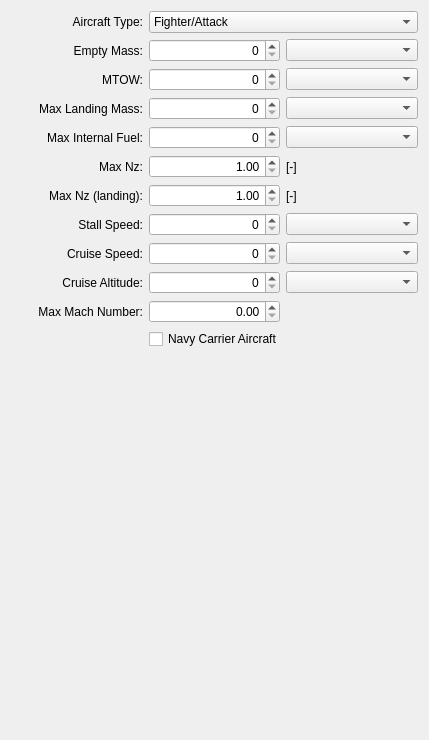
              <widget class="QWidget" name="scrollAreaWidgetContents_2">
               <property name="geometry">
                <rect>
                 <x>0</x>
                 <y>0</y>
                 <width>429</width>
                 <height>740</height>
                </rect>
               </property>
               <layout class="QGridLayout" name="gridLayout_3">
                <item row="1" column="2">
                 <widget class="ComboUnitsMass" name="comboBoxMassEmpty"/>
                </item>
                <item row="6" column="0">
                 <widget class="QLabel" name="labelMaxNzLand">
                  <property name="toolTip">
                   <string>maximum allowed Nz (landing)</string>
                  </property>
                  <property name="text">
                   <string>Max Nz (landing):</string>
                  </property>
                  <property name="alignment">
                   <set>Qt::AlignRight|Qt::AlignTrailing|Qt::AlignVCenter</set>
                  </property>
                  <property name="buddy">
                   <cstring>spinBoxMaxNzLand</cstring>
                  </property>
                 </widget>
                </item>
                <item row="2" column="1">
                 <widget class="QDoubleSpinBox" name="spinBoxMTOW">
                  <property name="toolTip">
                   <string>maximum take-off mass</string>
                  </property>
                  <property name="alignment">
                   <set>Qt::AlignRight|Qt::AlignTrailing|Qt::AlignVCenter</set>
                  </property>
                  <property name="decimals">
                   <number>0</number>
                  </property>
                  <property name="maximum">
                   <double>1000000.000000000000000</double>
                  </property>
                 </widget>
                </item>
                <item row="1" column="1">
                 <widget class="QDoubleSpinBox" name="spinBoxMassEmpty">
                  <property name="toolTip">
                   <string>aircraft empty mass</string>
                  </property>
                  <property name="alignment">
                   <set>Qt::AlignRight|Qt::AlignTrailing|Qt::AlignVCenter</set>
                  </property>
                  <property name="decimals">
                   <number>0</number>
                  </property>
                  <property name="maximum">
                   <double>1000000.000000000000000</double>
                  </property>
                 </widget>
                </item>
                <item row="8" column="2">
                 <widget class="ComboUnitsSpeed" name="comboBoxCruiseV"/>
                </item>
                <item row="7" column="1">
                 <widget class="QDoubleSpinBox" name="spinBoxStallV">
                  <property name="toolTip">
                   <string>stall speed</string>
                  </property>
                  <property name="alignment">
                   <set>Qt::AlignRight|Qt::AlignTrailing|Qt::AlignVCenter</set>
                  </property>
                  <property name="decimals">
                   <number>0</number>
                  </property>
                  <property name="maximum">
                   <double>999.000000000000000</double>
                  </property>
                 </widget>
                </item>
                <item row="1" column="0">
                 <widget class="QLabel" name="labelMassEmpty">
                  <property name="toolTip">
                   <string>aircraft empty mass</string>
                  </property>
                  <property name="text">
                   <string>Empty Mass:</string>
                  </property>
                  <property name="alignment">
                   <set>Qt::AlignRight|Qt::AlignTrailing|Qt::AlignVCenter</set>
                  </property>
                  <property name="buddy">
                   <cstring>spinBoxMassEmpty</cstring>
                  </property>
                 </widget>
                </item>
                <item row="8" column="1">
                 <widget class="QDoubleSpinBox" name="spinBoxCruiseV">
                  <property name="toolTip">
                   <string>Cruise speed</string>
                  </property>
                  <property name="alignment">
                   <set>Qt::AlignRight|Qt::AlignTrailing|Qt::AlignVCenter</set>
                  </property>
                  <property name="decimals">
                   <number>0</number>
                  </property>
                  <property name="maximum">
                   <double>999.000000000000000</double>
                  </property>
                 </widget>
                </item>
                <item row="2" column="2">
                 <widget class="ComboUnitsMass" name="comboBoxMTOW"/>
                </item>
                <item row="9" column="2">
                 <widget class="ComboUnitsAltitude" name="comboBoxCruiseH"/>
                </item>
                <item row="8" column="0">
                 <widget class="QLabel" name="labelCruiseV">
                  <property name="toolTip">
                   <string>Cruise speed</string>
                  </property>
                  <property name="text">
                   <string>Cruise Speed:</string>
                  </property>
                  <property name="alignment">
                   <set>Qt::AlignRight|Qt::AlignTrailing|Qt::AlignVCenter</set>
                  </property>
                  <property name="buddy">
                   <cstring>spinBoxCruiseV</cstring>
                  </property>
                 </widget>
                </item>
                <item row="10" column="1">
                 <widget class="QDoubleSpinBox" name="spinBoxMachMax">
                  <property name="toolTip">
                   <string>maximum Mach number</string>
                  </property>
                  <property name="alignment">
                   <set>Qt::AlignRight|Qt::AlignTrailing|Qt::AlignVCenter</set>
                  </property>
                  <property name="maximum">
                   <double>9.990000000000000</double>
                  </property>
                 </widget>
                </item>
                <item row="2" column="0">
                 <widget class="QLabel" name="labelMTOW">
                  <property name="toolTip">
                   <string>maximum take-off mass</string>
                  </property>
                  <property name="text">
                   <string>MTOW:</string>
                  </property>
                  <property name="alignment">
                   <set>Qt::AlignRight|Qt::AlignTrailing|Qt::AlignVCenter</set>
                  </property>
                  <property name="buddy">
                   <cstring>spinBoxMTOW</cstring>
                  </property>
                 </widget>
                </item>
                <item row="9" column="1">
                 <widget class="QDoubleSpinBox" name="spinBoxCruiseH">
                  <property name="toolTip">
                   <string>Cruise altitude</string>
                  </property>
                  <property name="alignment">
                   <set>Qt::AlignRight|Qt::AlignTrailing|Qt::AlignVCenter</set>
                  </property>
                  <property name="decimals">
                   <number>0</number>
                  </property>
                  <property name="maximum">
                   <double>99999.000000000000000</double>
                  </property>
                 </widget>
                </item>
                <item row="3" column="1">
                 <widget class="QDoubleSpinBox" name="spinBoxMassMaxLand">
                  <property name="toolTip">
                   <string>maximum landing mass</string>
                  </property>
                  <property name="alignment">
                   <set>Qt::AlignRight|Qt::AlignTrailing|Qt::AlignVCenter</set>
                  </property>
                  <property name="decimals">
                   <number>0</number>
                  </property>
                  <property name="maximum">
                   <double>1000000.000000000000000</double>
                  </property>
                 </widget>
                </item>
                <item row="5" column="1">
                 <widget class="QDoubleSpinBox" name="spinBoxMaxNz">
                  <property name="toolTip">
                   <string>maximum allowed Nz</string>
                  </property>
                  <property name="alignment">
                   <set>Qt::AlignRight|Qt::AlignTrailing|Qt::AlignVCenter</set>
                  </property>
                  <property name="decimals">
                   <number>2</number>
                  </property>
                  <property name="minimum">
                   <double>1.000000000000000</double>
                  </property>
                  <property name="maximum">
                   <double>10.000000000000000</double>
                  </property>
                 </widget>
                </item>
                <item row="11" column="1" colspan="2">
                 <widget class="QCheckBox" name="checkBoxNavyAircraft">
                  <property name="toolTip">
                   <string>Navy Carrier Aircraft</string>
                  </property>
                  <property name="text">
                   <string>Navy Carrier Aircraft</string>
                  </property>
                 </widget>
                </item>
                <item row="5" column="2">
                 <widget class="QLabel" name="labelMaxNzUnit">
                  <property name="text">
                   <string>[-]</string>
                  </property>
                 </widget>
                </item>
                <item row="7" column="2">
                 <widget class="ComboUnitsSpeed" name="comboBoxStallV"/>
                </item>
                <item row="0" column="1" colspan="2">
                 <widget class="QComboBox" name="comboBoxAircraftType">
                  <property name="toolTip">
                   <string>aircraft type</string>
                  </property>
                  <item>
                   <property name="text">
                    <string>Fighter/Attack</string>
                   </property>
                  </item>
                  <item>
                   <property name="text">
                    <string>Cargo/Transport</string>
                   </property>
                  </item>
                  <item>
                   <property name="text">
                    <string>General Aviation</string>
                   </property>
                  </item>
                  <item>
                   <property name="text">
                    <string>Helicopter</string>
                   </property>
                  </item>
                 </widget>
                </item>
                <item row="12" column="1">
                 <spacer name="verticalSpacerGeneral">
                  <property name="orientation">
                   <enum>Qt::Vertical</enum>
                  </property>
                  <property name="sizeHint" stdset="0">
                   <size>
                    <width>20</width>
                    <height>405</height>
                   </size>
                  </property>
                 </spacer>
                </item>
                <item row="6" column="2">
                 <widget class="QLabel" name="labelMaxNzLandUnit">
                  <property name="text">
                   <string>[-]</string>
                  </property>
                 </widget>
                </item>
                <item row="5" column="0">
                 <widget class="QLabel" name="labelMaxNz">
                  <property name="toolTip">
                   <string>maximum allowed Nz</string>
                  </property>
                  <property name="text">
                   <string>Max Nz:</string>
                  </property>
                  <property name="alignment">
                   <set>Qt::AlignRight|Qt::AlignTrailing|Qt::AlignVCenter</set>
                  </property>
                  <property name="buddy">
                   <cstring>spinBoxMaxNz</cstring>
                  </property>
                 </widget>
                </item>
                <item row="9" column="0">
                 <widget class="QLabel" name="labelCruiseH">
                  <property name="toolTip">
                   <string>Cruise altitude</string>
                  </property>
                  <property name="text">
                   <string>Cruise Altitude:</string>
                  </property>
                  <property name="alignment">
                   <set>Qt::AlignRight|Qt::AlignTrailing|Qt::AlignVCenter</set>
                  </property>
                  <property name="buddy">
                   <cstring>spinBoxCruiseH</cstring>
                  </property>
                 </widget>
                </item>
                <item row="7" column="0">
                 <widget class="QLabel" name="labelStallV">
                  <property name="toolTip">
                   <string>stall speed</string>
                  </property>
                  <property name="text">
                   <string>Stall Speed:</string>
                  </property>
                  <property name="alignment">
                   <set>Qt::AlignRight|Qt::AlignTrailing|Qt::AlignVCenter</set>
                  </property>
                  <property name="buddy">
                   <cstring>spinBoxStallV</cstring>
                  </property>
                 </widget>
                </item>
                <item row="3" column="2">
                 <widget class="ComboUnitsMass" name="comboBoxMassMaxLand"/>
                </item>
                <item row="10" column="0">
                 <widget class="QLabel" name="labelMachMax">
                  <property name="toolTip">
                   <string>maximum Mach number</string>
                  </property>
                  <property name="text">
                   <string>Max Mach Number:</string>
                  </property>
                  <property name="alignment">
                   <set>Qt::AlignRight|Qt::AlignTrailing|Qt::AlignVCenter</set>
                  </property>
                  <property name="buddy">
                   <cstring>spinBoxMachMax</cstring>
                  </property>
                 </widget>
                </item>
                <item row="6" column="1">
                 <widget class="QDoubleSpinBox" name="spinBoxMaxNzLand">
                  <property name="toolTip">
                   <string>maximum allowed Nz (landing)</string>
                  </property>
                  <property name="alignment">
                   <set>Qt::AlignRight|Qt::AlignTrailing|Qt::AlignVCenter</set>
                  </property>
                  <property name="minimum">
                   <double>1.000000000000000</double>
                  </property>
                 </widget>
                </item>
                <item row="0" column="0">
                 <widget class="QLabel" name="labelAircraftType">
                  <property name="toolTip">
                   <string>aircraft type</string>
                  </property>
                  <property name="text">
                   <string>Aircraft Type:</string>
                  </property>
                  <property name="alignment">
                   <set>Qt::AlignRight|Qt::AlignTrailing|Qt::AlignVCenter</set>
                  </property>
                  <property name="buddy">
                   <cstring>comboBoxAircraftType</cstring>
                  </property>
                 </widget>
                </item>
                <item row="3" column="0">
                 <widget class="QLabel" name="labelMassMaxLand">
                  <property name="toolTip">
                   <string>maximum landing mass</string>
                  </property>
                  <property name="text">
                   <string>Max Landing Mass:</string>
                  </property>
                  <property name="alignment">
                   <set>Qt::AlignRight|Qt::AlignTrailing|Qt::AlignVCenter</set>
                  </property>
                  <property name="buddy">
                   <cstring>spinBoxMassMaxLand</cstring>
                  </property>
                 </widget>
                </item>
                <item row="4" column="0">
                 <widget class="QLabel" name="labelMaxFuel">
                  <property name="toolTip">
                   <string>maximum internal fuel</string>
                  </property>
                  <property name="text">
                   <string>Max Internal Fuel:</string>
                  </property>
                  <property name="alignment">
                   <set>Qt::AlignRight|Qt::AlignTrailing|Qt::AlignVCenter</set>
                  </property>
                  <property name="buddy">
                   <cstring>spinBoxMaxFuel</cstring>
                  </property>
                 </widget>
                </item>
                <item row="4" column="1">
                 <widget class="QDoubleSpinBox" name="spinBoxMaxFuel">
                  <property name="toolTip">
                   <string>maximum internal fuel</string>
                  </property>
                  <property name="alignment">
                   <set>Qt::AlignRight|Qt::AlignTrailing|Qt::AlignVCenter</set>
                  </property>
                  <property name="decimals">
                   <number>0</number>
                  </property>
                  <property name="maximum">
                   <double>1000000.000000000000000</double>
                  </property>
                 </widget>
                </item>
                <item row="4" column="2">
                 <widget class="ComboUnitsMass" name="comboBoxMaxFuel"/>
                </item>
               </layout>
              </widget>
